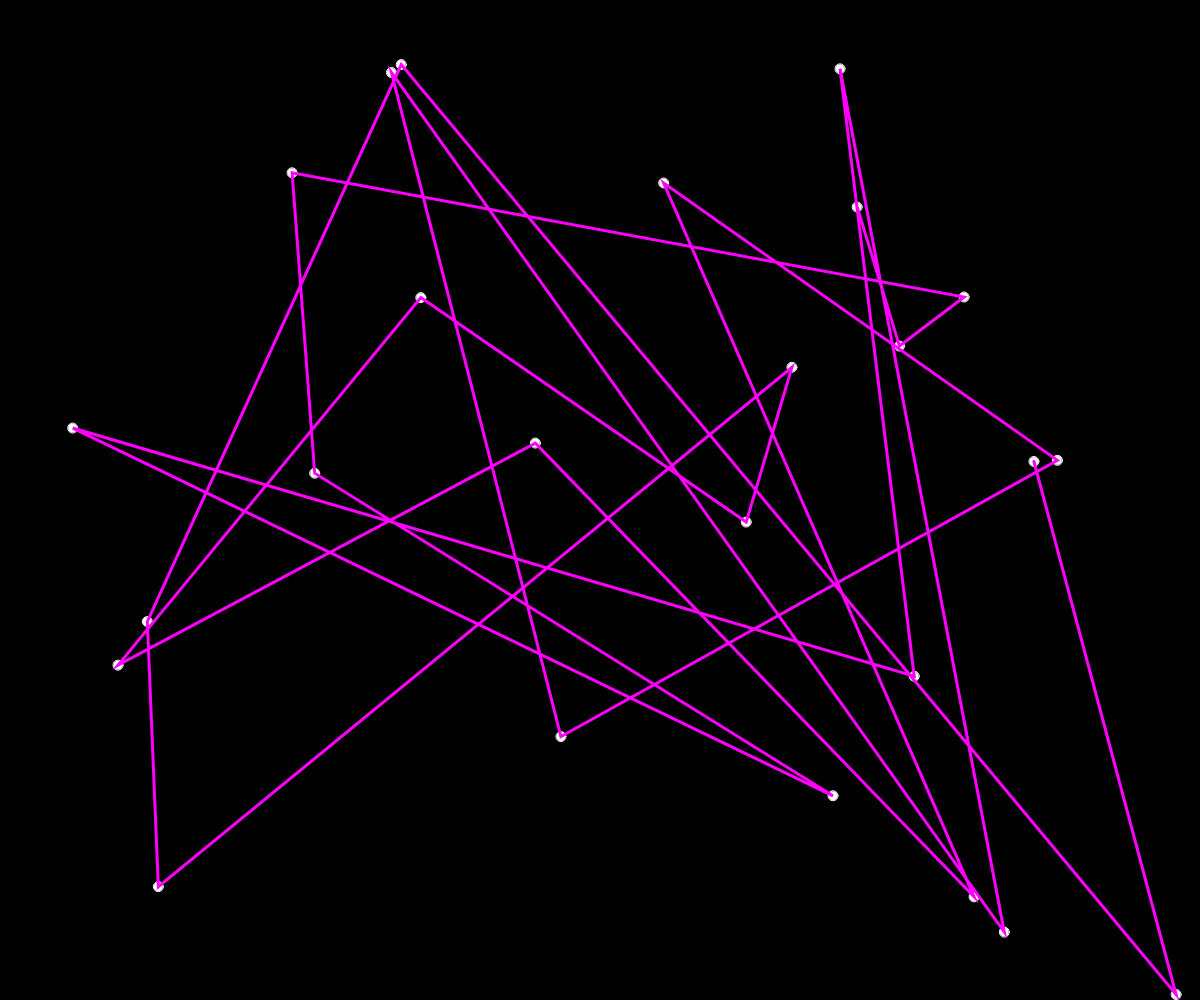
Frame 1 (no input)
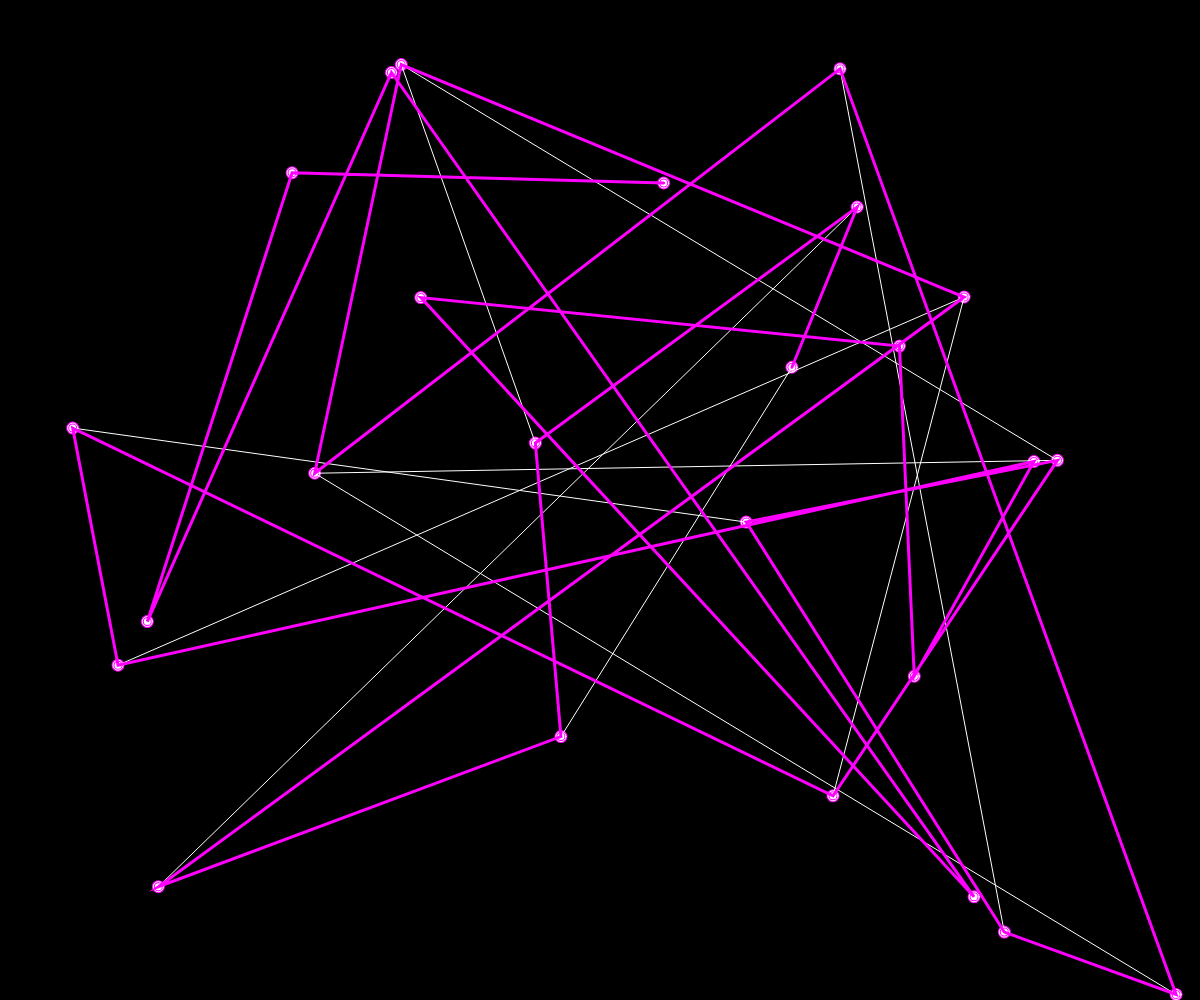
Frame 60 (no input)
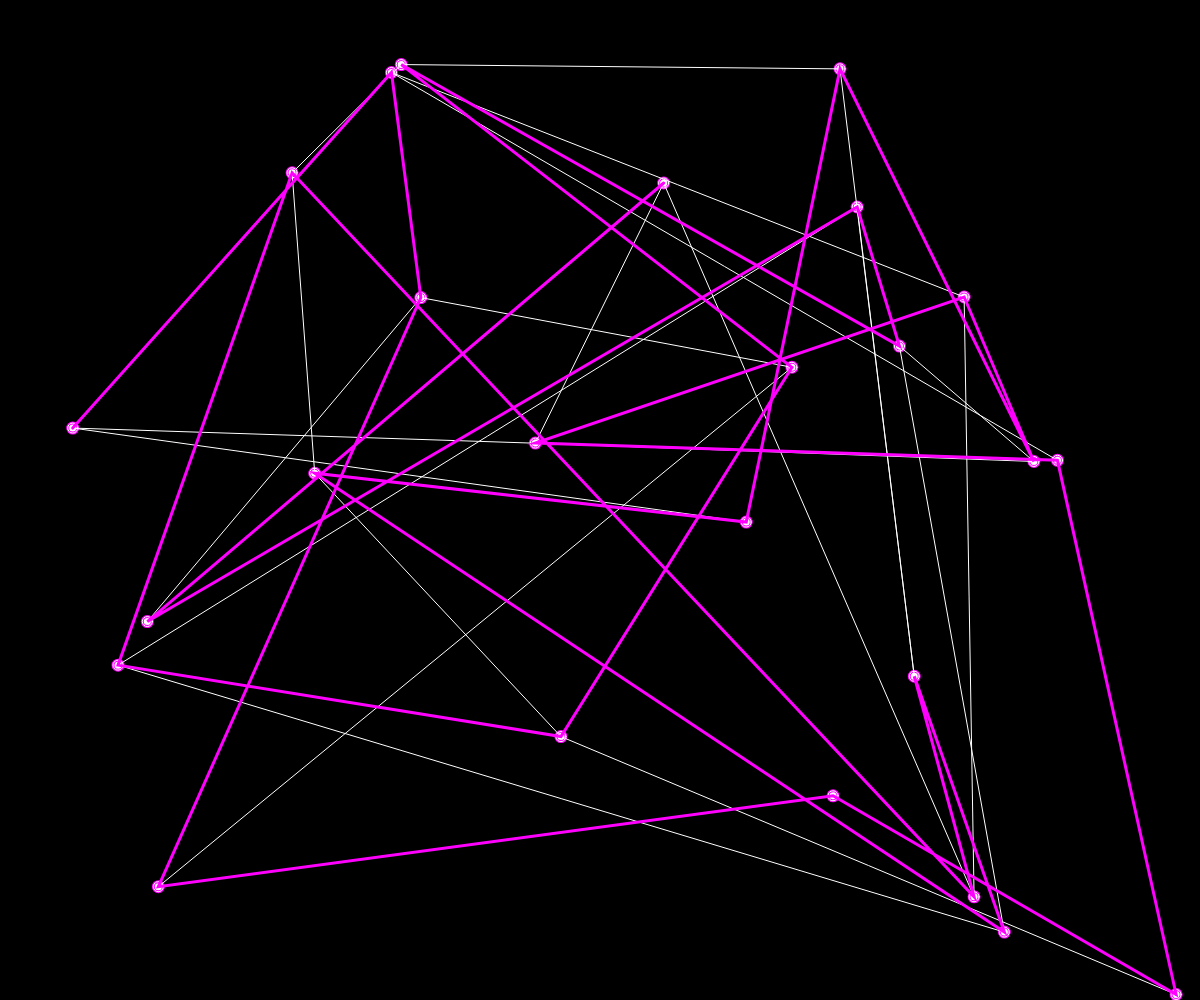
Frame 120 (the mouse pressed at the canvas centre since frame 60)

The p5.js sketch that drew these frames (run headless with seeded random() and noise() and a simulated clock; from frame 60 on, the mouse is pressed at the canvas centre):

// p5.js sketch
// ── sketch.js
var cities = [];
var totalCities = 25;
var recordDistance = Infinity;
var bestPath = [];
var end = false;

function setup() {
  createCanvas(window.innerWidth,window.innerHeight);
  for(var i = 0; i < totalCities; i++) {
    var v = createVector(random(width),random(height));
    cities[i] = v;
  }

}

function draw() {
  fill(255);
  background(0);  for(var i = 0; i < cities.length; i++) {
      ellipse(cities[i].x,cities[i].y,10,10);
    }
  stroke(255);
  strokeWeight(1);
  noFill();
  beginShape();
  for(var i = 0; i < cities.length; i++) {
    vertex(cities[i].x,cities[i].y);
  }
  endShape();


  if(recordDistance > calcDistance(cities)) {
    recordDistance = calcDistance(cities);
    bestPath = cities.slice();
  }

  for(var i = 0; i < cities.length; i++) {
      ellipse(bestPath[i].x,bestPath[i].y,10,10);
    }
  stroke(255,0,255);
  strokeWeight(3);
  noFill();
  beginShape();
  for(var i = 0; i < cities.length; i++) {
    vertex(bestPath[i].x,bestPath[i].y);
  }
  endShape();


  var i = floor(random(totalCities));
  var j = floor(random(totalCities));
  swap(cities, i, j);
}

function swap(array, i, j) {
  var temp = array[i];
  array[i] = array[j];
  array[j] = temp;
}

function calcDistance(array) {
  var sum = 0;
  for(var i = 0; i < array.length-1; i++) {
    var d = dist(array[i].x,array[i].y,array[i+1].x,array[i+1].y);
    sum+=d;
  }
  return sum;
}

function mousePressed() {
  end = true;
}
